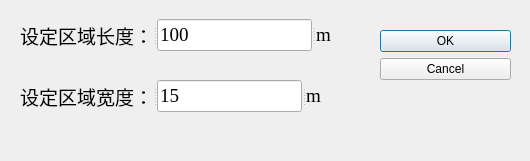
<?xml version="1.0" encoding="UTF-8"?>
<ui version="4.0">
 <class>Dialog_Redund</class>
 <widget class="QDialog" name="Dialog_Redund">
  <property name="geometry">
   <rect>
    <x>0</x>
    <y>0</y>
    <width>530</width>
    <height>161</height>
   </rect>
  </property>
  <property name="windowTitle">
   <string>标识物理尺寸录入窗口</string>
  </property>
  <widget class="QDialogButtonBox" name="buttonBox">
   <property name="geometry">
    <rect>
     <x>380</x>
     <y>30</y>
     <width>131</width>
     <height>91</height>
    </rect>
   </property>
   <property name="toolTip">
    <string>&lt;html&gt;&lt;head/&gt;&lt;body&gt;&lt;p&gt;&lt;br/&gt;&lt;/p&gt;&lt;/body&gt;&lt;/html&gt;</string>
   </property>
   <property name="layoutDirection">
    <enum>Qt::LeftToRight</enum>
   </property>
   <property name="orientation">
    <enum>Qt::Vertical</enum>
   </property>
   <property name="standardButtons">
    <set>QDialogButtonBox::Cancel|QDialogButtonBox::Ok</set>
   </property>
  </widget>
  <widget class="QSplitter" name="splitter">
   <property name="geometry">
    <rect>
     <x>20</x>
     <y>19</y>
     <width>311</width>
     <height>32</height>
    </rect>
   </property>
   <property name="orientation">
    <enum>Qt::Horizontal</enum>
   </property>
   <widget class="QLabel" name="label">
    <property name="font">
     <font>
      <family>Times New Roman</family>
      <pointsize>14</pointsize>
     </font>
    </property>
    <property name="text">
     <string>设定区域长度：</string>
    </property>
   </widget>
   <widget class="QLineEdit" name="lineEdit_Lenth">
    <property name="font">
     <font>
      <family>Times New Roman</family>
      <pointsize>14</pointsize>
     </font>
    </property>
    <property name="text">
     <string>100</string>
    </property>
   </widget>
   <widget class="QLabel" name="label_3">
    <property name="font">
     <font>
      <family>Times New Roman</family>
      <pointsize>14</pointsize>
     </font>
    </property>
    <property name="text">
     <string>m</string>
    </property>
   </widget>
  </widget>
  <widget class="QSplitter" name="splitter_2">
   <property name="geometry">
    <rect>
     <x>20</x>
     <y>80</y>
     <width>301</width>
     <height>32</height>
    </rect>
   </property>
   <property name="orientation">
    <enum>Qt::Horizontal</enum>
   </property>
   <widget class="QLabel" name="label_2">
    <property name="font">
     <font>
      <family>Times New Roman</family>
      <pointsize>14</pointsize>
     </font>
    </property>
    <property name="text">
     <string>设定区域宽度：</string>
    </property>
   </widget>
   <widget class="QLineEdit" name="lineEdit_Width">
    <property name="font">
     <font>
      <family>Times New Roman</family>
      <pointsize>14</pointsize>
     </font>
    </property>
    <property name="text">
     <string>15</string>
    </property>
   </widget>
   <widget class="QLabel" name="label_4">
    <property name="font">
     <font>
      <family>Times New Roman</family>
      <pointsize>14</pointsize>
     </font>
    </property>
    <property name="text">
     <string>m</string>
    </property>
   </widget>
  </widget>
 </widget>
 <resources/>
 <connections>
  <connection>
   <sender>buttonBox</sender>
   <signal>accepted()</signal>
   <receiver>Dialog_Redund</receiver>
   <slot>accept()</slot>
   <hints>
    <hint type="sourcelabel">
     <x>248</x>
     <y>254</y>
    </hint>
    <hint type="destinationlabel">
     <x>157</x>
     <y>274</y>
    </hint>
   </hints>
  </connection>
  <connection>
   <sender>buttonBox</sender>
   <signal>rejected()</signal>
   <receiver>Dialog_Redund</receiver>
   <slot>reject()</slot>
   <hints>
    <hint type="sourcelabel">
     <x>316</x>
     <y>260</y>
    </hint>
    <hint type="destinationlabel">
     <x>286</x>
     <y>274</y>
    </hint>
   </hints>
  </connection>
 </connections>
</ui>
